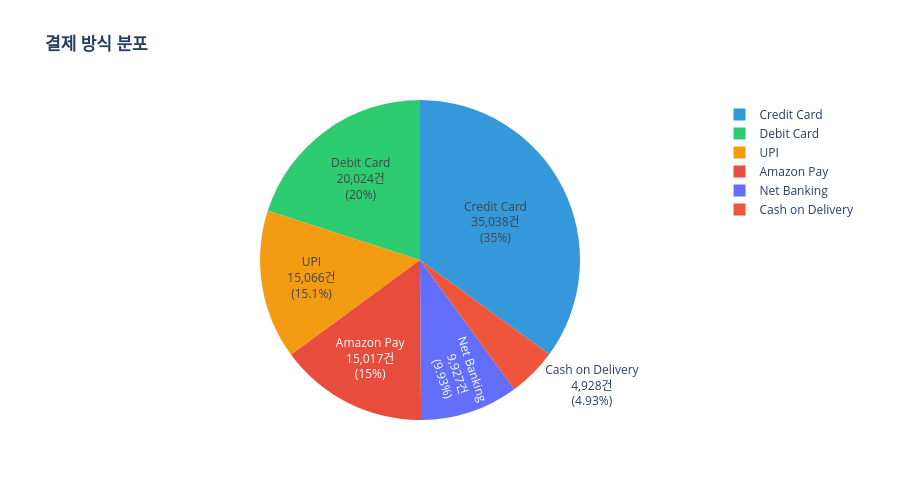

Write notebook code for a chart like this one.
### Code cell
# 결제 방식 파이 차트
fig = go.Figure()

fig.add_trace(go.Pie(
    labels=payment_counts['결제방식'],
    values=payment_counts['주문건수'],
    texttemplate='%{label}<br>%{value:,}건<br>(%{percent})',
    textposition='auto',
    marker=dict(colors=['#3498db', '#2ecc71', '#f39c12', '#e74c3c'])
))

fig.update_layout(
    title='<b>결제 방식 분포</b>',
    height=500
)

fig.show()

### Figure 1 — Plotly figure (JSON) as saved in the notebook; plotly's stock layout.template omitted (floating-point values rounded to 4 significant figures)
{"data": [{"labels": ["Credit Card", "Debit Card", "UPI", "Amazon Pay", "Net Banking", "Cash on Delivery"], "marker": {"colors": ["#3498db", "#2ecc71", "#f39c12", "#e74c3c"]}, "textposition": "auto", "texttemplate": "%{label}<br>%{value:,}건<br>(%{percent})", "type": "pie", "values": [35038, 20024, 15066, 15017, 9927, 4928]}], "layout": {"height": 500, "title": {"text": "<b>결제 방식 분포</b>"}}}
